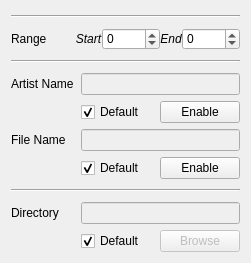
          <widget class="QWidget" name="apOptionsWidget">
           <attribute name="title">
            <string>Options</string>
           </attribute>
           <layout class="QGridLayout" name="gridLayout_9">
            <item row="0" column="0">
             <layout class="QGridLayout" name="options1_glyt">
              <property name="horizontalSpacing">
               <number>0</number>
              </property>
              <item row="0" column="0" colspan="5">
               <widget class="Line" name="optionsSplit1_ln">
                <property name="minimumSize">
                 <size>
                  <width>0</width>
                  <height>11</height>
                 </size>
                </property>
                <property name="maximumSize">
                 <size>
                  <width>16777215</width>
                  <height>11</height>
                 </size>
                </property>
                <property name="orientation">
                 <enum>Qt::Horizontal</enum>
                </property>
               </widget>
              </item>
              <item row="1" column="3">
               <widget class="QLabel" name="rangeEnd_lbl">
                <property name="minimumSize">
                 <size>
                  <width>22</width>
                  <height>22</height>
                 </size>
                </property>
                <property name="maximumSize">
                 <size>
                  <width>16777215</width>
                  <height>22</height>
                 </size>
                </property>
                <property name="font">
                 <font>
                  <weight>50</weight>
                  <italic>true</italic>
                  <bold>false</bold>
                 </font>
                </property>
                <property name="text">
                 <string>End</string>
                </property>
                <property name="alignment">
                 <set>Qt::AlignCenter</set>
                </property>
               </widget>
              </item>
              <item row="1" column="0">
               <widget class="QLabel" name="range_lbl">
                <property name="minimumSize">
                 <size>
                  <width>64</width>
                  <height>22</height>
                 </size>
                </property>
                <property name="maximumSize">
                 <size>
                  <width>64</width>
                  <height>22</height>
                 </size>
                </property>
                <property name="font">
                 <font>
                  <weight>50</weight>
                  <bold>false</bold>
                 </font>
                </property>
                <property name="text">
                 <string>Range</string>
                </property>
                <property name="alignment">
                 <set>Qt::AlignLeading|Qt::AlignLeft|Qt::AlignVCenter</set>
                </property>
               </widget>
              </item>
              <item row="1" column="1">
               <widget class="QLabel" name="rangeStart_lbl">
                <property name="minimumSize">
                 <size>
                  <width>22</width>
                  <height>22</height>
                 </size>
                </property>
                <property name="maximumSize">
                 <size>
                  <width>16777215</width>
                  <height>22</height>
                 </size>
                </property>
                <property name="font">
                 <font>
                  <weight>50</weight>
                  <italic>true</italic>
                  <bold>false</bold>
                 </font>
                </property>
                <property name="text">
                 <string>Start</string>
                </property>
                <property name="alignment">
                 <set>Qt::AlignCenter</set>
                </property>
               </widget>
              </item>
              <item row="1" column="2">
               <widget class="QDoubleSpinBox" name="rangeStartInput_lndt">
                <property name="minimumSize">
                 <size>
                  <width>0</width>
                  <height>22</height>
                 </size>
                </property>
                <property name="maximumSize">
                 <size>
                  <width>16777215</width>
                  <height>22</height>
                 </size>
                </property>
                <property name="font">
                 <font>
                  <weight>50</weight>
                  <bold>false</bold>
                 </font>
                </property>
                <property name="decimals">
                 <number>0</number>
                </property>
                <property name="minimum">
                 <double>-9999.000000000000000</double>
                </property>
                <property name="maximum">
                 <double>9999.000000000000000</double>
                </property>
               </widget>
              </item>
              <item row="1" column="4">
               <widget class="QDoubleSpinBox" name="rangeEndInput_lndt">
                <property name="minimumSize">
                 <size>
                  <width>0</width>
                  <height>22</height>
                 </size>
                </property>
                <property name="maximumSize">
                 <size>
                  <width>16777215</width>
                  <height>22</height>
                 </size>
                </property>
                <property name="font">
                 <font>
                  <weight>50</weight>
                  <bold>false</bold>
                 </font>
                </property>
                <property name="decimals">
                 <number>0</number>
                </property>
                <property name="minimum">
                 <double>-9999.000000000000000</double>
                </property>
                <property name="maximum">
                 <double>9999.000000000000000</double>
                </property>
               </widget>
              </item>
             </layout>
            </item>
            <item row="1" column="0">
             <layout class="QGridLayout" name="options2_glyt">
              <item row="0" column="0" colspan="3">
               <widget class="Line" name="optionsSplit2_ln">
                <property name="minimumSize">
                 <size>
                  <width>0</width>
                  <height>11</height>
                 </size>
                </property>
                <property name="maximumSize">
                 <size>
                  <width>16777215</width>
                  <height>11</height>
                 </size>
                </property>
                <property name="orientation">
                 <enum>Qt::Horizontal</enum>
                </property>
               </widget>
              </item>
              <item row="1" column="0">
               <widget class="QLabel" name="artistName_lbl">
                <property name="minimumSize">
                 <size>
                  <width>64</width>
                  <height>22</height>
                 </size>
                </property>
                <property name="maximumSize">
                 <size>
                  <width>64</width>
                  <height>22</height>
                 </size>
                </property>
                <property name="font">
                 <font>
                  <weight>50</weight>
                  <bold>false</bold>
                 </font>
                </property>
                <property name="text">
                 <string>Artist Name</string>
                </property>
                <property name="alignment">
                 <set>Qt::AlignLeading|Qt::AlignLeft|Qt::AlignVCenter</set>
                </property>
               </widget>
              </item>
              <item row="1" column="1" colspan="2">
               <widget class="QLineEdit" name="artistName_lndt">
                <property name="enabled">
                 <bool>false</bool>
                </property>
                <property name="minimumSize">
                 <size>
                  <width>0</width>
                  <height>22</height>
                 </size>
                </property>
                <property name="maximumSize">
                 <size>
                  <width>16777215</width>
                  <height>22</height>
                 </size>
                </property>
                <property name="font">
                 <font>
                  <weight>50</weight>
                  <bold>false</bold>
                 </font>
                </property>
                <property name="clearButtonEnabled">
                 <bool>true</bool>
                </property>
               </widget>
              </item>
              <item row="2" column="1">
               <widget class="QCheckBox" name="artistDefault_chkbx">
                <property name="minimumSize">
                 <size>
                  <width>64</width>
                  <height>22</height>
                 </size>
                </property>
                <property name="maximumSize">
                 <size>
                  <width>128</width>
                  <height>22</height>
                 </size>
                </property>
                <property name="font">
                 <font>
                  <weight>50</weight>
                  <bold>false</bold>
                 </font>
                </property>
                <property name="text">
                 <string>Default</string>
                </property>
                <property name="checked">
                 <bool>true</bool>
                </property>
               </widget>
              </item>
              <item row="2" column="2">
               <widget class="QPushButton" name="artistNameEnable_pbttn">
                <property name="enabled">
                 <bool>true</bool>
                </property>
                <property name="minimumSize">
                 <size>
                  <width>64</width>
                  <height>22</height>
                 </size>
                </property>
                <property name="maximumSize">
                 <size>
                  <width>16777215</width>
                  <height>22</height>
                 </size>
                </property>
                <property name="text">
                 <string>Enable</string>
                </property>
                <property name="checkable">
                 <bool>true</bool>
                </property>
               </widget>
              </item>
              <item row="3" column="0">
               <widget class="QLabel" name="fileName_lbl">
                <property name="minimumSize">
                 <size>
                  <width>64</width>
                  <height>22</height>
                 </size>
                </property>
                <property name="maximumSize">
                 <size>
                  <width>64</width>
                  <height>22</height>
                 </size>
                </property>
                <property name="font">
                 <font>
                  <weight>50</weight>
                  <bold>false</bold>
                 </font>
                </property>
                <property name="text">
                 <string>File Name</string>
                </property>
                <property name="alignment">
                 <set>Qt::AlignLeading|Qt::AlignLeft|Qt::AlignVCenter</set>
                </property>
               </widget>
              </item>
              <item row="3" column="1" colspan="2">
               <widget class="QLineEdit" name="fileNameInput_lndt">
                <property name="enabled">
                 <bool>false</bool>
                </property>
                <property name="minimumSize">
                 <size>
                  <width>0</width>
                  <height>22</height>
                 </size>
                </property>
                <property name="maximumSize">
                 <size>
                  <width>16777215</width>
                  <height>22</height>
                 </size>
                </property>
                <property name="font">
                 <font>
                  <weight>50</weight>
                  <bold>false</bold>
                 </font>
                </property>
                <property name="clearButtonEnabled">
                 <bool>true</bool>
                </property>
               </widget>
              </item>
              <item row="4" column="1">
               <widget class="QCheckBox" name="fileNameDefault_chkbx">
                <property name="minimumSize">
                 <size>
                  <width>64</width>
                  <height>22</height>
                 </size>
                </property>
                <property name="maximumSize">
                 <size>
                  <width>128</width>
                  <height>22</height>
                 </size>
                </property>
                <property name="font">
                 <font>
                  <weight>50</weight>
                  <bold>false</bold>
                 </font>
                </property>
                <property name="text">
                 <string>Default</string>
                </property>
                <property name="checked">
                 <bool>true</bool>
                </property>
               </widget>
              </item>
              <item row="4" column="2">
               <widget class="QPushButton" name="fileNameEnable_pbttn">
                <property name="enabled">
                 <bool>true</bool>
                </property>
                <property name="minimumSize">
                 <size>
                  <width>64</width>
                  <height>22</height>
                 </size>
                </property>
                <property name="maximumSize">
                 <size>
                  <width>16777215</width>
                  <height>22</height>
                 </size>
                </property>
                <property name="text">
                 <string>Enable</string>
                </property>
                <property name="checkable">
                 <bool>true</bool>
                </property>
               </widget>
              </item>
             </layout>
            </item>
            <item row="2" column="0">
             <layout class="QGridLayout" name="options3_glyt">
              <item row="0" column="0" colspan="3">
               <widget class="Line" name="optionsSplit3_ln">
                <property name="minimumSize">
                 <size>
                  <width>0</width>
                  <height>11</height>
                 </size>
                </property>
                <property name="maximumSize">
                 <size>
                  <width>16777215</width>
                  <height>11</height>
                 </size>
                </property>
                <property name="orientation">
                 <enum>Qt::Horizontal</enum>
                </property>
               </widget>
              </item>
              <item row="1" column="0">
               <widget class="QLabel" name="directory_lbl">
                <property name="minimumSize">
                 <size>
                  <width>64</width>
                  <height>22</height>
                 </size>
                </property>
                <property name="maximumSize">
                 <size>
                  <width>64</width>
                  <height>22</height>
                 </size>
                </property>
                <property name="font">
                 <font>
                  <weight>50</weight>
                  <bold>false</bold>
                 </font>
                </property>
                <property name="text">
                 <string>Directory</string>
                </property>
                <property name="alignment">
                 <set>Qt::AlignLeading|Qt::AlignLeft|Qt::AlignVCenter</set>
                </property>
               </widget>
              </item>
              <item row="1" column="1" colspan="2">
               <widget class="QLineEdit" name="directoryInput_lndt">
                <property name="enabled">
                 <bool>false</bool>
                </property>
                <property name="minimumSize">
                 <size>
                  <width>0</width>
                  <height>22</height>
                 </size>
                </property>
                <property name="maximumSize">
                 <size>
                  <width>16777215</width>
                  <height>22</height>
                 </size>
                </property>
                <property name="font">
                 <font>
                  <weight>50</weight>
                  <bold>false</bold>
                 </font>
                </property>
                <property name="clearButtonEnabled">
                 <bool>true</bool>
                </property>
               </widget>
              </item>
              <item row="2" column="1">
               <widget class="QCheckBox" name="directoryDefault_chkbx">
                <property name="minimumSize">
                 <size>
                  <width>64</width>
                  <height>22</height>
                 </size>
                </property>
                <property name="maximumSize">
                 <size>
                  <width>128</width>
                  <height>22</height>
                 </size>
                </property>
                <property name="font">
                 <font>
                  <weight>50</weight>
                  <bold>false</bold>
                 </font>
                </property>
                <property name="text">
                 <string>Default</string>
                </property>
                <property name="checked">
                 <bool>true</bool>
                </property>
               </widget>
              </item>
              <item row="2" column="2">
               <widget class="QPushButton" name="directoryEnableBrowse_pbttn">
                <property name="enabled">
                 <bool>false</bool>
                </property>
                <property name="minimumSize">
                 <size>
                  <width>64</width>
                  <height>22</height>
                 </size>
                </property>
                <property name="maximumSize">
                 <size>
                  <width>16777215</width>
                  <height>22</height>
                 </size>
                </property>
                <property name="text">
                 <string>Browse</string>
                </property>
               </widget>
              </item>
             </layout>
            </item>
           </layout>
          </widget>
